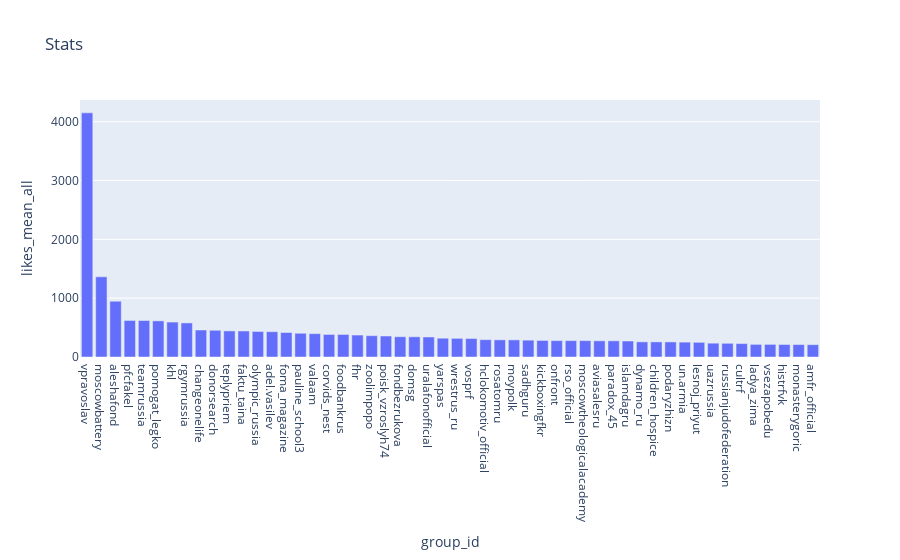

Notebook source saved alongside this figure:
### Code cell
fig = px.bar(ngo_vks[ngo_vks["likes_mean_all"] > 200], x="group_id", y="likes_mean_all", title="Stats")
fig.update_layout(barmode='stack', xaxis={'categoryorder':'total descending'})
fig.show()

### Figure 1 — Plotly figure (JSON) as saved in the notebook; plotly's stock layout.template omitted (floating-point values rounded to 4 significant figures)
{"data": [{"alignmentgroup": "True", "hovertemplate": "group_id=%{x}<br>likes_mean_all=%{y}<extra></extra>", "legendgroup": "", "marker": {"color": "#636efa"}, "name": "", "offsetgroup": "", "orientation": "v", "showlegend": false, "textposition": "auto", "type": "bar", "x": ["adel.vasilev", "aleshafond", "amfr_official", "aviasalesru", "changeonelife", "children_hospice", "corvids_nest", "cultrf", "domsg", "donorsearch", "dynamo_ru", "faktu_taina", "fhr", "foma_magazine", "fondbezrukova", "foodbankrus", "hclokomotiv_official", "histrfvk", "islamdagru", "khl", "kickboxingfkr", "ladya_zima", "lesnoj_priyut", "monasterygoric", "moscowbattery", "moscowtheologicalacademy", "moypolk", "olympic_russia", "onfront", "paradox_45", "pauline_school3", "pfcfakel", "podaryzhizn", "poisk_vzroslyh74", "pomogat_legko", "rgymrussia", "rosatomru", "rso_official", "russianjudofederation", "sadhguru", "teamrussia", "teplypriem", "uazrussia", "un.armia", "uralafonofficial", "valaam", "vosprf", "vpravoslav", "vsezapobedu", "wrestrus_ru", "yarspas", "zoolimpopo"], "xaxis": "x", "y": [430, 948.0, 209.5, 275.2, 458.9, 256.8, 383.6, 227.9, 343.6, 454.3, 257.4, 442.4, 373.1, 416.5, 344.8, 383.2, 294.7, 212.7, 271.7, 593.8, 281.4, 214.6, 249.4, 211.2, 1363.0, 278.2, 290.9, 433.8, 278.6, 274.9, 403.9, 620.8, 256.4, 356.8, 614.1, 579.2, 291.7, 278.4, 232.8, 286.5, 620.4, 443.4, 235, 252.8, 340.3, 396.9, 314.2, 4150.0, 214.3, 317.1, 319.4, 362.2], "yaxis": "y"}], "layout": {"barmode": "stack", "legend": {"tracegroupgap": 0}, "title": {"text": "Stats"}, "xaxis": {"anchor": "y", "categoryorder": "total descending", "domain": [0, 1], "title": {"text": "group_id"}}, "yaxis": {"anchor": "x", "domain": [0, 1], "title": {"text": "likes_mean_all"}}}}
